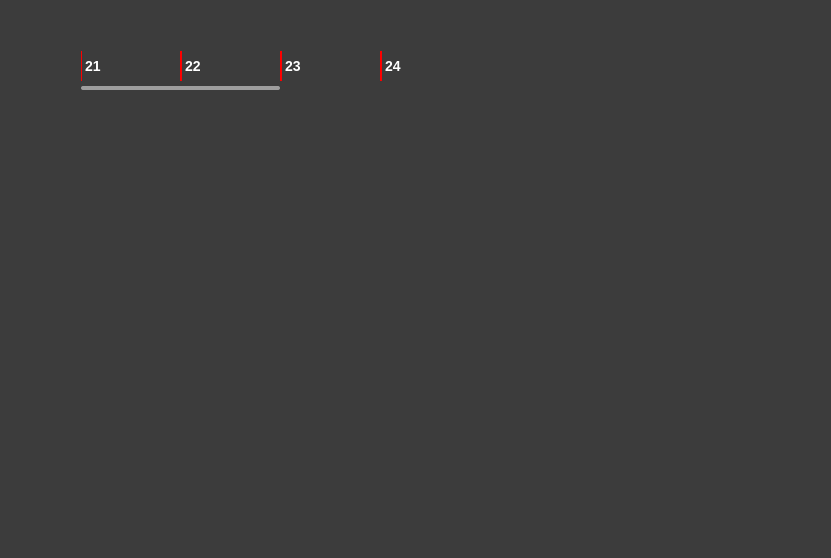
<?xml version="1.0" encoding="UTF-8"?>
<ui version="4.0">
 <class>Form</class>
 <widget class="QWidget" name="Form">
  <property name="geometry">
   <rect>
    <x>0</x>
    <y>0</y>
    <width>831</width>
    <height>558</height>
   </rect>
  </property>
  <property name="windowTitle">
   <string>Form</string>
  </property>
  <property name="styleSheet">
   <string notr="true">QWidget#Form
{
	background: rgb(60,60,60);
}

QWidget#Form {
    background: rgb(60,60,60);
}



QTableView
{
    background-color: transparent;
    color: white;

    font-family: &quot;Segoe UI&quot;;
    font-size: 14px;
    font-weight: 600;
}

QTableView::item
{
    border-right: 1px solid qlineargradient(spread:pad, x1:0, y1:1, x2:1, y2:1, stop:0 rgba(0, 0, 0, 0), stop:0.225275 rgba(196, 0, 0, 173), stop:0.505495 rgba(255, 0, 0, 255), stop:0.78022 rgba(196, 0, 0, 173), stop:1 rgba(255, 255, 255, 0));
    border-left: 1px solid qlineargradient(spread:pad, x1:0, y1:1, x2:1, y2:1, stop:0 rgba(0, 0, 0, 0), stop:0.225275 rgba(196, 0, 0, 173), stop:0.505495 rgba(255, 0, 0, 255), stop:0.78022 rgba(196, 0, 0, 173), stop:1 rgba(255, 255, 255, 0));
}

QTableView::item:selected
{
    background-color: transparent;
}

QTableView::item:hover
{
    background-color: transparent;
}

QScrollBar:horizontal {
    background: transparent;
    height: 4px;
    margin: 0px;
}

QScrollBar::handle:horizontal {
    background: #9e9e9e;
    border-radius: 2px;
    min-width: 20px;
}

QScrollBar::handle:horizontal:hover {
    background: #7d7d7d;
}

QScrollBar::add-line:horizontal,
QScrollBar::sub-line:horizontal {
    width: 0px;
}

QScrollBar::add-page:horizontal,
QScrollBar::sub-page:horizontal {
    background: transparent;
}</string>
  </property>
  <widget class="QTableWidget" name="tableWidget">
   <property name="geometry">
    <rect>
     <x>80</x>
     <y>50</y>
     <width>401</width>
     <height>41</height>
    </rect>
   </property>
   <property name="verticalScrollBarPolicy">
    <enum>Qt::ScrollBarPolicy::ScrollBarAlwaysOff</enum>
   </property>
   <property name="horizontalScrollMode">
    <enum>QAbstractItemView::ScrollMode::ScrollPerPixel</enum>
   </property>
   <property name="showGrid">
    <bool>false</bool>
   </property>
   <property name="gridStyle">
    <enum>Qt::PenStyle::SolidLine</enum>
   </property>
   <property name="cornerButtonEnabled">
    <bool>true</bool>
   </property>
   <attribute name="horizontalHeaderVisible">
    <bool>false</bool>
   </attribute>
   <attribute name="horizontalHeaderShowSortIndicator" stdset="0">
    <bool>false</bool>
   </attribute>
   <attribute name="verticalHeaderVisible">
    <bool>false</bool>
   </attribute>
   <attribute name="verticalHeaderHighlightSections">
    <bool>true</bool>
   </attribute>
   <row>
    <property name="text">
     <string>Fila 1</string>
    </property>
   </row>
   <column>
    <property name="text">
     <string>Columna 1</string>
    </property>
   </column>
   <column>
    <property name="text">
     <string>Columna 2</string>
    </property>
   </column>
   <column>
    <property name="text">
     <string>Columna 3</string>
    </property>
   </column>
   <column>
    <property name="text">
     <string>Columna 4</string>
    </property>
   </column>
   <column>
    <property name="text">
     <string>Nueva columna</string>
    </property>
   </column>
   <column>
    <property name="text">
     <string>Nueva columna</string>
    </property>
   </column>
   <column>
    <property name="text">
     <string>Nueva columna</string>
    </property>
   </column>
   <column>
    <property name="text">
     <string>Nueva columna</string>
    </property>
   </column>
   <item row="0" column="0">
    <property name="text">
     <string>21</string>
    </property>
   </item>
   <item row="0" column="1">
    <property name="text">
     <string>22</string>
    </property>
   </item>
   <item row="0" column="2">
    <property name="text">
     <string>23</string>
    </property>
   </item>
   <item row="0" column="3">
    <property name="text">
     <string>24</string>
    </property>
   </item>
   <item row="0" column="4">
    <property name="text">
     <string>25</string>
    </property>
   </item>
   <item row="0" column="5">
    <property name="text">
     <string>26</string>
    </property>
   </item>
   <item row="0" column="6">
    <property name="text">
     <string>27</string>
    </property>
   </item>
   <item row="0" column="7">
    <property name="text">
     <string>28</string>
    </property>
   </item>
  </widget>
 </widget>
 <resources/>
 <connections/>
</ui>
